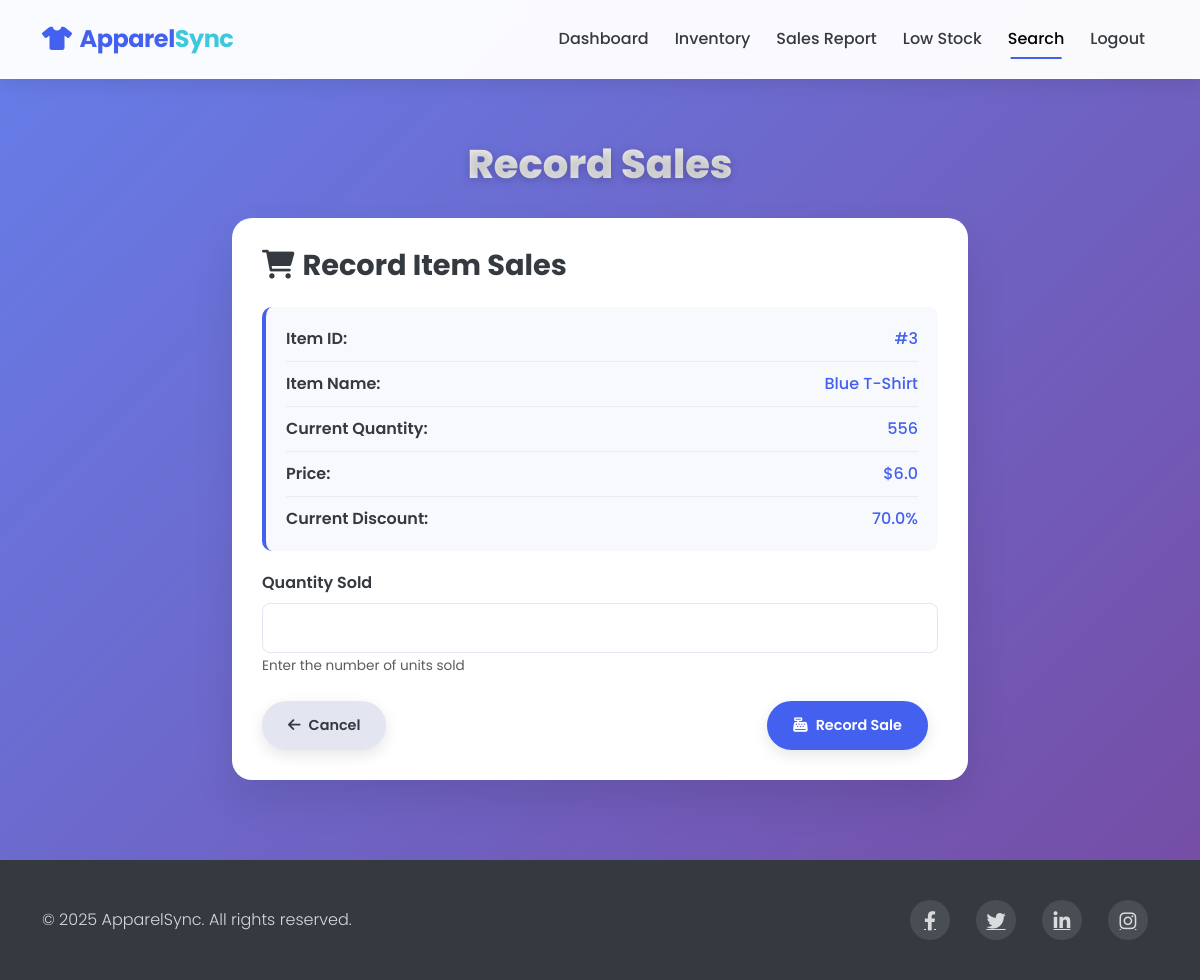
/dashboard/add_sales?id=3 (signed in), run on the app's committed database.
### models.py (models this page shows)
class InventoryItem(db.Model):
    id = db.Column(db.Integer, primary_key=True)
    item_name = db.Column(db.String(100), nullable=False)
    quantity = db.Column(db.Integer, nullable=False)
    price = db.Column(db.Float, nullable=False)
    discount = db.Column(db.Float, default=0.0)
    sales = db.relationship('Sale', backref='item', lazy=True)
    low_stock_alerts = db.relationship('LowStock', backref='item', lazy=True)

### routes.py (the view, shortened to what this page needs)
@app.route('/dashboard/add_sales', methods=['GET', 'POST'])
@login_required
def add_sales():
    item_id = request.args.get('id')
    selected_item = None
    if item_id:
        selected_item = InventoryItem.query.get(int(item_id))
    inventory = InventoryItem.query.all()
    return render_template('add_sales.html', inventory=inventory, selected_item=selected_item)

### app.py (called while the page is built)
@login_manager.user_loader
def load_user(user_id):
    return User.query.get(int(user_id))

### templates/add_sales.html (shortened to what this page needs)
<!DOCTYPE html>
<html lang="en">
<head>
    <link href="https://cdn.jsdelivr.net/npm/bootstrap@5.3.0-alpha1/dist/css/bootstrap.min.css" rel="stylesheet">
    <link rel="stylesheet" href="https://cdnjs.cloudflare.com/ajax/libs/font-awesome/6.0.0/css/all.min.css">
</head>
<body>
    <nav class="navbar navbar-expand-lg navbar-light py-3 fixed-top">
        <div class="container">
            <a class="navbar-brand" href="/"><i class="fas fa-tshirt me-2"></i>Apparel<span>Sync</span></a>
            <div class="collapse navbar-collapse" id="navbarNav">
                <ul class="navbar-nav ms-auto">
                    <li class="nav-item">
                        <a class="nav-link" href="/dashboard">Dashboard</a>
                    </li>
                    <li class="nav-item">
                        <a class="nav-link" href="/dashboard/view_inventory">Inventory</a>
                    </li>
                    <li class="nav-item">
                        <a class="nav-link" href="/dashboard/sales_report">Sales Report</a>
                    </li>
                    <li class="nav-item">
                        <a class="nav-link" href="/dashboard/low_stock">Low Stock</a>
                    </li>
                    <li class="nav-item">
                        <a class="nav-link active" href="/dashboard/search">Search</a>
                    </li>
                    <li class="nav-item">
                        <a class="nav-link" href="/logout">Logout</a>
                    </li>
                </ul>
            </div>
        </div>
    </nav>
    <section class="content-section">
        <div class="container">
            <h1 class="page-title">Record Sales</h1>
            <div class="row justify-content-center">
                <div class="col-lg-8">
                    <div class="form-card">
                        <h3 class="mb-4"><i class="fas fa-shopping-cart me-2"></i>Record Item Sales</h3>
                        <form action="/dashboard/add_sales" method="POST">
                            {% if selected_item %}
                                <div class="item-details">
                                    <div class="item-detail-row">
                                        <span class="item-detail-label">Item ID:</span>
                                        <span class="item-detail-value">#{{ selected_item.id }}</span>
                                    </div>
                                    <div class="item-detail-row">
                                        <span class="item-detail-label">Item Name:</span>
                                        <span class="item-detail-value">{{ selected_item.item_name }}</span>
                                    </div>
                                    <div class="item-detail-row">
                                        <span class="item-detail-label">Current Quantity:</span>
                                        <span class="item-detail-value">{{ selected_item.quantity }}</span>
                                    </div>
                                    <div class="item-detail-row">
                                        <span class="item-detail-label">Price:</span>
                                        <span class="item-detail-value">${{ selected_item.price }}</span>
                                    </div>
                                    {% if selected_item.discount %}
                                    <div class="item-detail-row">
                                        <span class="item-detail-label">Current Discount:</span>
                                        <span class="item-detail-value">{{ selected_item.discount }}%</span>
                                    </div>
                                    {% endif %}
                                </div>
                            {% else %}
                                <div class="form-group">
                                    <label for="item_id" class="form-label">Item ID</label>
                                    <input type="number" class="form-control" id="item_id" name="item_id" required>
                                    <small class="text-muted">Enter the ID of the item being sold</small>
                                </div>
                            {% endif %}
                            <div class="form-group">
                                <label for="sold_quantity" class="form-label">Quantity Sold</label>
                                <input type="number" class="form-control" id="sold_quantity" name="sold_quantity" min="1" required>
                                <small class="text-muted">Enter the number of units sold</small>
                            </div>
                            <div class="d-flex justify-content-between mt-4">
                                <a href="/dashboard/view_inventory" class="btn btn-cancel btn-action">
                                    <i class="fas fa-arrow-left me-2"></i>Cancel
                                </a>
                                <button type="submit" class="btn btn-submit btn-action">
                                    <i class="fas fa-cash-register me-2"></i>Record Sale
                                </button>
                            </div>
                        </form>
                    </div>
                </div>
            </div>
        </div>
    </section>
    <footer>
        <div class="container">
            <div class="row align-items-center">
                <div class="col-md-6">
                    <p class="copyright mb-0">&copy; 2025 ApparelSync. All rights reserved.</p>
                </div>
                <div class="col-md-6">
                    <div class="social-icons">
                        <a href="#" class="me-3"><i class="fab fa-facebook-f"></i></a>
                        <a href="#" class="me-3"><i class="fab fa-twitter"></i></a>
                        <a href="#" class="me-3"><i class="fab fa-linkedin-in"></i></a>
                        <a href="#"><i class="fab fa-instagram"></i></a>
                    </div>
                </div>
            </div>
        </div>
    </footer>
</body>
</html>

### templates/add_sales.html (style rules this page uses)
:root { --primary-color: #4361ee; --secondary-color: #f8f9fc; --accent-color: #3bc9db; --dark-color: #343a40; --light-color: #f8f9fc; --gradient-start: #667eea; --gradient-end: #764ba2; }
body { background: linear-gradient(135deg, var(--gradient-start) 0%, var(--gradient-end) 100%); min-height: 100vh; font-family: 'Poppins', sans-serif; }
.navbar { background-color: rgba(255, 255, 255, 0.97); backdrop-filter: blur(10px); box-shadow: 0 4px 20px rgba(0, 0, 0, 0.1); padding: 15px 0; border-bottom: 1px solid rgba(255, 255, 255, 0.1); }
.navbar-brand { font-weight: 700; color: var(--primary-color); font-size: 1.5rem; letter-spacing: -0.5px; }
.navbar-brand span { color: var(--accent-color); }
.nav-link { font-weight: 500; color: var(--dark-color); position: relative; padding: 8px 15px; margin: 0 5px; transition: all 0.3s ease; }
.nav-link::after { content: ''; position: absolute; width: 0; height: 2px; background: var(--primary-color); bottom: 0; left: 50%; transform: translateX(-50%); transition: width 0.3s ease; }
.nav-link.active::after { width: 70%; }
.content-section { padding: 140px 0 80px; }
.page-title { color: white; font-weight: 800; text-shadow: 0 2px 10px rgba(0, 0, 0, 0.2); margin-bottom: 30px; text-align: center; font-size: 2.5rem; background: linear-gradient(to right, #ffffff, #e0e0e0); -webkit-background-clip: text; background-clip: text; color: transparent; }
.form-card { background-color: white; border-radius: 20px; padding: 30px; box-shadow: 0 20px 40px rgba(0, 0, 0, 0.1); border: none; }
.form-card h3 { font-weight: 700; color: var(--dark-color); margin-bottom: 20px; font-size: 1.8rem; }
.form-group { margin-bottom: 20px; }
.form-label { font-weight: 600; color: var(--dark-color); margin-bottom: 8px; }
.form-control { padding: 12px; border-radius: 8px; border: 1px solid #e3e6f0; font-family: 'Poppins', sans-serif; transition: all 0.3s ease; }
.text-muted { font-size: 0.85rem; margin-top: 5px; }
.btn-action { padding: 12px 24px; border-radius: 30px; font-size: 0.9rem; font-weight: 600; margin-right: 10px; transition: all 0.3s ease; box-shadow: 0 5px 15px rgba(0, 0, 0, 0.1); position: relative; overflow: hidden; }
.btn-action::before { content: ''; position: absolute; top: 0; left: -100%; width: 100%; height: 100%; background: rgba(255, 255, 255, 0.2); transition: all 0.4s ease; }
.btn-submit { background-color: var(--primary-color); color: white; border: 2px solid var(--primary-color); }
.btn-cancel { background-color: #e3e6f0; color: var(--dark-color); border: 2px solid #e3e6f0; }
footer { background-color: #343a40; color: white; padding: 40px 0; }
footer a { color: rgba(255, 255, 255, 0.8); transition: color 0.3s ease; margin: 0 10px; font-size: 1.2rem; }
.copyright { opacity: 0.8; font-weight: 300; }
.social-icons { display: flex; justify-content: flex-end; }
.social-icons a { display: flex; align-items: center; justify-content: center; width: 40px; height: 40px; border-radius: 50%; background: rgba(255, 255, 255, 0.1); transition: all 0.3s ease; }
.item-details { background-color: var(--secondary-color); padding: 20px; border-radius: 10px; margin-bottom: 20px; border-left: 4px solid var(--primary-color); }
.item-detail-row { display: flex; justify-content: space-between; margin-bottom: 10px; padding-bottom: 10px; border-bottom: 1px solid rgba(0, 0, 0, 0.05); }
.item-detail-row:last-child { border-bottom: none; margin-bottom: 0; padding-bottom: 0; }
.item-detail-label { font-weight: 600; color: var(--dark-color); }
.item-detail-value { font-weight: 500; color: var(--primary-color); }

### data on the page
InventoryItem: id "3", item_name "Blue T-Shirt", quantity "556", price "6.0", discount "70.0"
